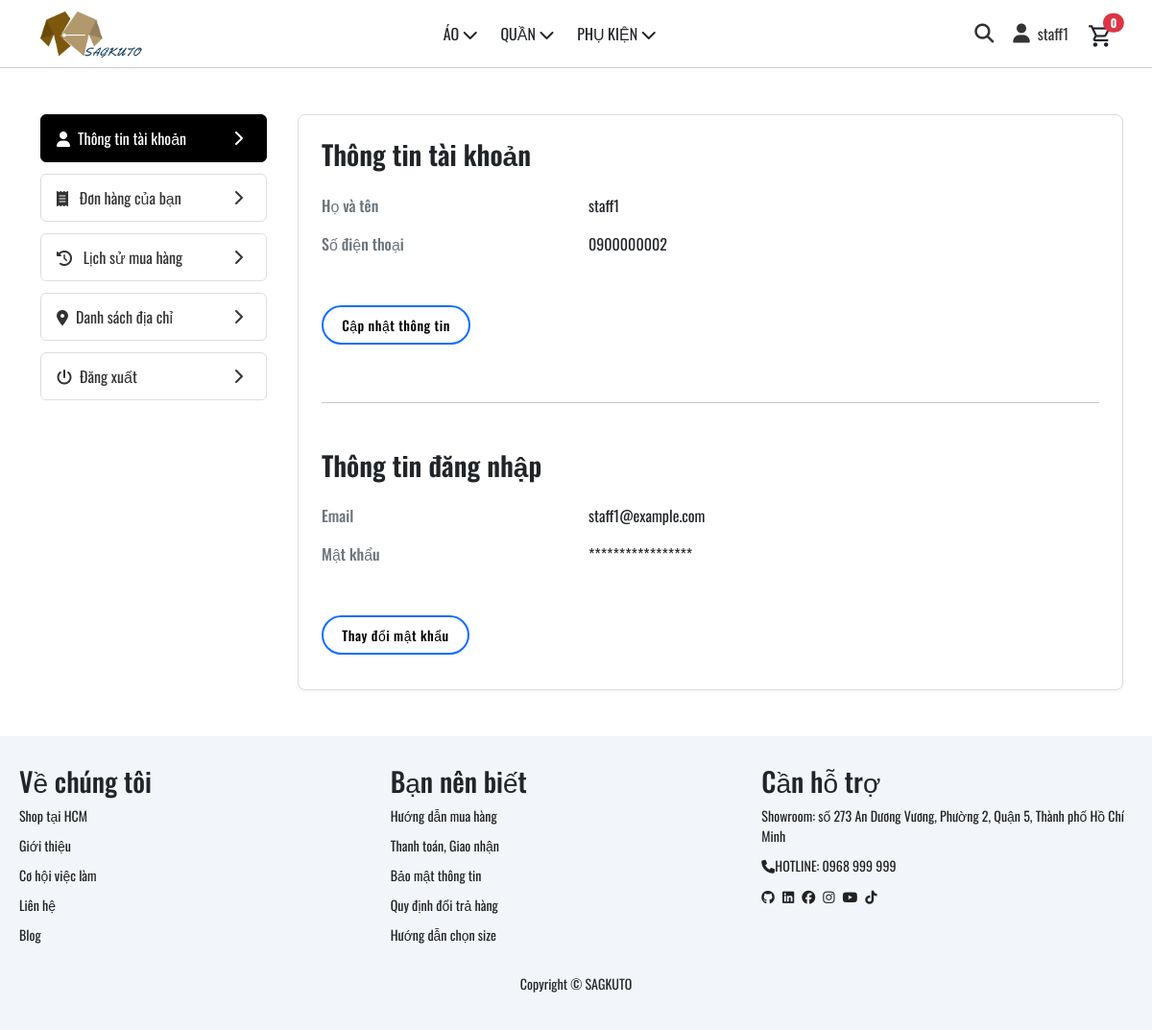
/index.php?page=taikhoan (signed in), run on the app's committed database.
### tables this page shows
CREATE TABLE `users` (
  `user_id` int(11) NOT NULL,
  `name` varchar(100) NOT NULL,
  `password` varchar(255) NOT NULL,
  `email` varchar(100) DEFAULT NULL,
  `phone` varchar(20) DEFAULT NULL,
  `role_id` int(11) DEFAULT NULL,
  `status` tinyint(4) DEFAULT 1,
  `otp` varchar(6) DEFAULT NULL,
  `otp_expired_at` datetime DEFAULT NULL
);

### database/DBConnection.php (called while the page is built, shortened)
<?php
class DBConnect
{
    private static $instance = null;
    private $pdo;
    private $host = 'localhost';
    private $dbname = 'db_web_quanao';
    private $username = 'root';
    private $password = '';
    private function __construct()
    {
        try {
            $this->pdo = new PDO(
                "mysql:host={$this->host};dbname={$this->dbname};charset=utf8",
                $this->username,
                $this->password
            );
            $this->pdo->setAttribute(PDO::ATTR_ERRMODE, PDO::ERRMODE_EXCEPTION);
            $this->pdo->setAttribute(PDO::ATTR_DEFAULT_FETCH_MODE, PDO::FETCH_ASSOC);
        } catch (PDOException $e) {
            die("Kết nối thất bại: " . $e->getMessage());
        }
    }
    public static function getInstance()
    {
        if (self::$instance === null) {
            self::$instance = new DBConnect();
        }
        return self::$instance;
    }
    public function select($sql, $params = [])
    {
        $stmt = $this->pdo->prepare($sql);
        $stmt->execute($params);
        return $stmt->fetchAll();
    }
    public function selectOne($sql, $params = [])
    {
        $stmt = $this->pdo->prepare($sql);
        $stmt->execute($params);
        return $stmt->fetch();
    }
}

### layout/partials/account_section.php (the view, shortened to what this page needs)
<h2>Thông tin tài khoản</h2>
<dl class="row mb-4">
  <dt class="col-sm-4">Họ và tên</dt>
  <dd class="col-sm-8"><?= htmlspecialchars($userDetail['name']) ?></dd>
  <dt class="col-sm-4">Số điện thoại</dt>
  <dd class="col-sm-8"><?= htmlspecialchars($userDetail['phone']) ?></dd>
</dl>
<a href="#"
   class="btn btn-outline-primary"
   data-bs-toggle="modal"
   data-bs-target="#modalEditProfile">
  Cập nhật thông tin
</a>
<hr class="my-5">
<h2>Thông tin đăng nhập</h2>
<dl class="row mb-4">
  <dt class="col-sm-4">Email</dt>
  <dd class="col-sm-8"><?= htmlspecialchars($userDetail['email']) ?></dd>
  <dt class="col-sm-4">Mật khẩu</dt>
  <dd class="col-sm-8">*****************</dd>
</dl>
<a href="#"
   class="btn btn-outline-primary"
   data-bs-toggle="modal"
   data-bs-target="#modalChangePassword">
  Thay đổi mật khẩu
</a>

### layout/header.php (shortened to what this page needs)
<?php
require_once __DIR__ . '/../database/DBConnection.php';
$db = DBConnect::getInstance();
$categories = $db->select('SELECT * FROM categories', []);
$menu = [
	['label' => 'ÁO',        'subs' => []],
	['label' => 'QUẦN',      'subs' => []],
	['label' => 'PHỤ KIỆN',  'subs' => []],
];
foreach ($categories as $cat) {
	$nameLower = mb_strtolower($cat['name'], 'UTF-8');
	$item = [
		'id'    => $cat['category_id'],
		'label' => $cat['name'],
	];
	if (strpos($nameLower, 'áo') !== false) {
		$menu[0]['subs'][] = $item;
	} elseif (strpos($nameLower, 'quần') !== false) {
		$menu[1]['subs'][] = $item;
	} elseif (strpos($nameLower, 'phụ kiện') !== false) {
		$menu[2]['subs'][] = $item;
	}
}
$user = null;
if (!empty($_SESSION['user_id'])) {
	$user = $db->selectOne(
		'SELECT user_id, name FROM users WHERE user_id = ?',
		[$_SESSION['user_id']]
	);
}
?>
<header class="header">
	<div class="logo_header">
		<a href="/index.php">
			<img src="/assets/img/logo_favicon/logo.png" alt="SAGKUTO Logo">
		</a>
	</div>
	<nav class="menu_header">
		<ul class="mb-0">
			<?php foreach ($menu as $item): ?>
				<li>
					<span class="menu-title">
						<?= htmlspecialchars($item['label'], ENT_QUOTES) ?>
						<?php if (!empty($item['subs'])): ?>
							<i class="fa-solid fa-chevron-down"></i>
						<?php endif; ?>
					</span>
				</li>
			<?php endforeach; ?>
		</ul>
	</nav>
	<div class="icon-group">
		<a href="/search.html" class="icon">
			<i class="fa-solid fa-magnifying-glass"></i>
		</a>
		<?php if ($user): ?>
			<a href="/index.php?page=taikhoan" class="icon account-link">
				<i class="fa-solid fa-user"></i>
				<span><?= htmlspecialchars($user['name'], ENT_QUOTES) ?></span>
			</a>
		<?php endif; ?>
		<div class="position-relative" style="margin-top: 10px;">
			<a href="javascript:void(0);" id="toggle-cart" title="Giỏ hàng" class="text-dark">
				<span class="material-symbols-outlined" style="font-size: 27px;">
				</span>
				<span id="cart-count-badge"
					class="position-absolute top-0 start-100 translate-middle badge rounded-pill bg-danger"
					style="font-size: 12px;">
					0
				</span>
			</a>
		</div>
	</div>
</header>

### assets/css/header.css (style rules this page uses)
.header { display: flex; justify-content: space-between; align-items: center; padding: 10px 40px; border-bottom: 1px solid #ccc; top: 0; position: sticky; z-index: 9999; background-color: #FFFFFF; position: relative; }
.logo_header img { height: 50px; display: block; }
.menu_header { position: static; display: block; }
.menu_header ul { list-style: none; padding: 0; margin: 0; }
.menu_header ul li { position: relative; display: inline-block; margin-right: 20px; }
.icon-group { display: flex; align-items: center; gap: 20px; font-size: 18px; color: black; position: relative; }
.icon { color: #333; font-size: 20px; text-decoration: none; display: flex; align-items: center; gap: 8px; transition: color 0.2s; }
.icon i { line-height: 1; vertical-align: middle; }
.icon.account-link span { font-size: 16px; line-height: 1; }
.icon.account-link i { font-size: 20px; }

### assets/css/info_user.css (style rules this page uses)
section.col-md-9 h2 { margin-bottom: 24px; font-size: 1.75rem; font-weight: 600; color: #212529; }
section.col-md-9 dl.row dt { font-weight: 500; color: #6c757d; margin-bottom: 8px; }
section.col-md-9 dl.row dd { margin-bottom: 16px; color: #212529; }
section.col-md-9 .btn-outline-primary { display: inline-block; padding: 0.5rem 1.2rem; border-width: 2px; border-radius: 30px; font-size: 0.875rem; font-weight: 500; letter-spacing: 0.5px; margin: 0.75rem 0; color: #000; background-color: transparent; transition: background-color 0.2s, color 0.2s; }

### data on the page
users: name "staff1", phone "0900000002", email "staff1@example.com"

### other printed values
$item['label'] "ÁO"
$item['label'] "QUẦN"
$item['label'] "PHỤ KIỆN"
